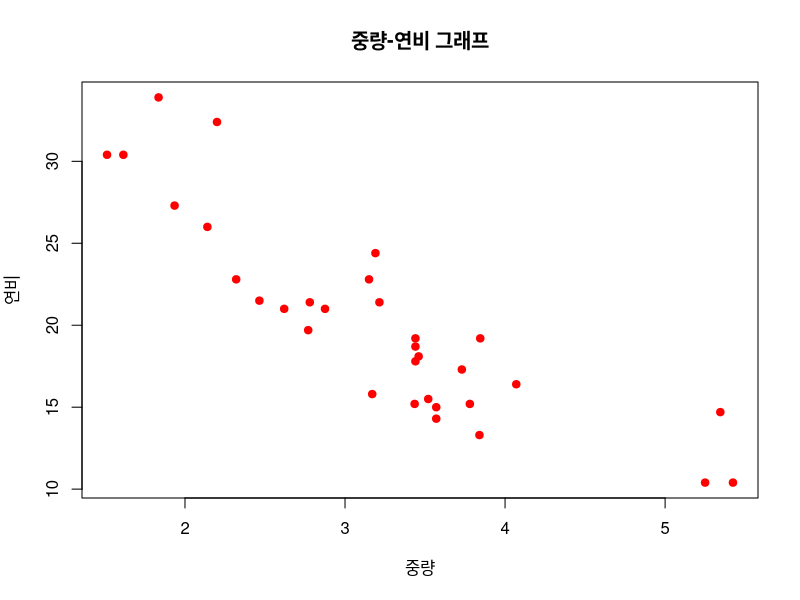
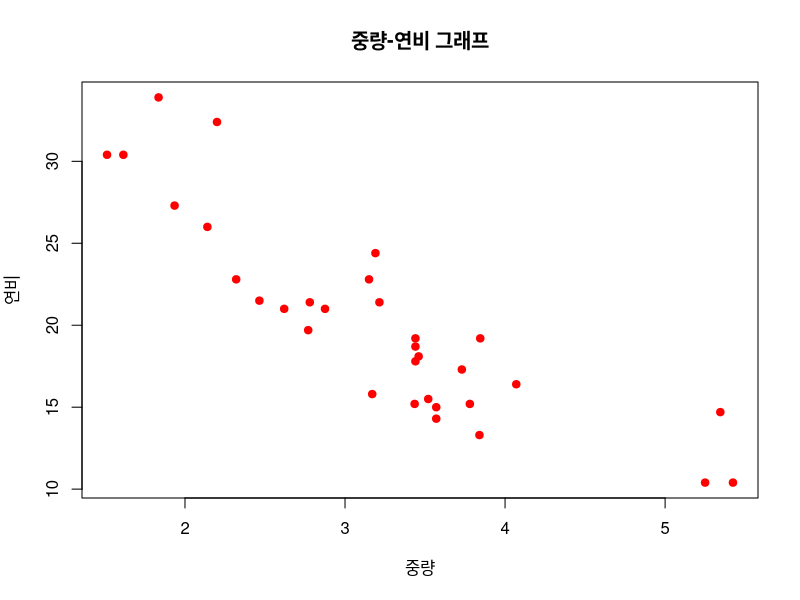
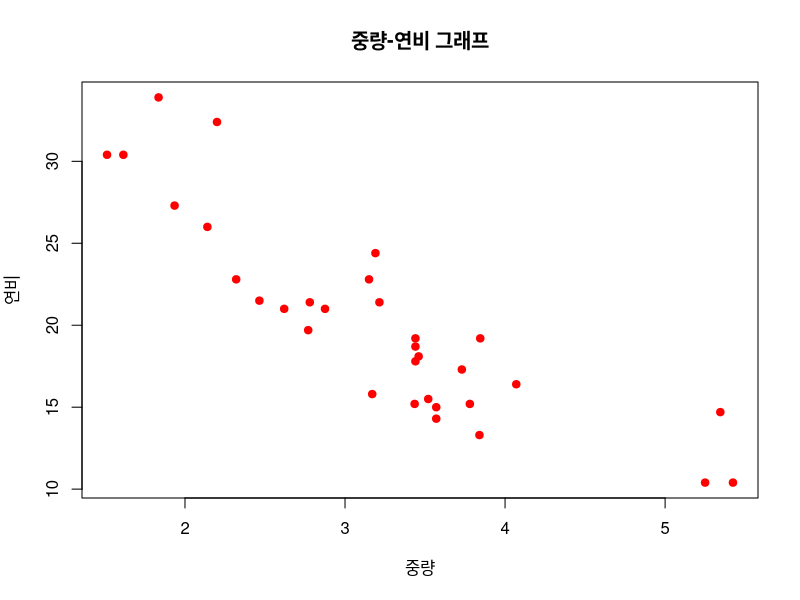
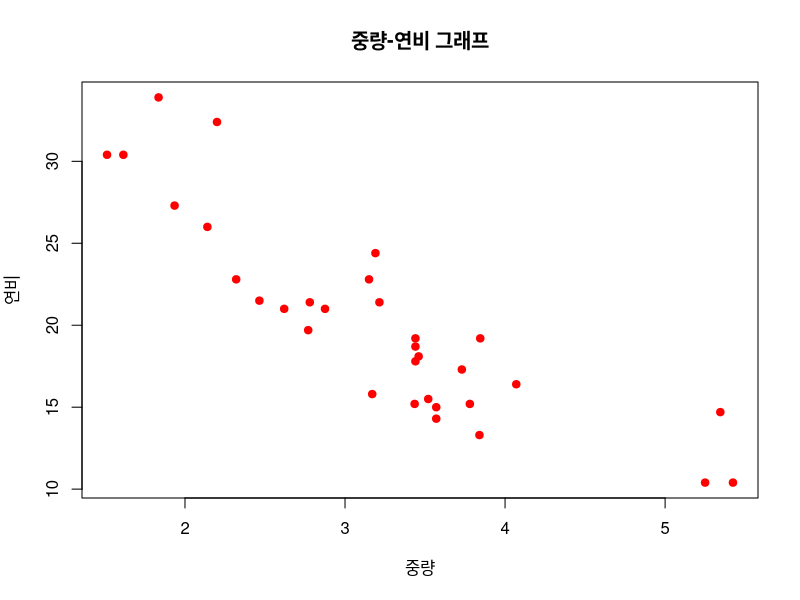
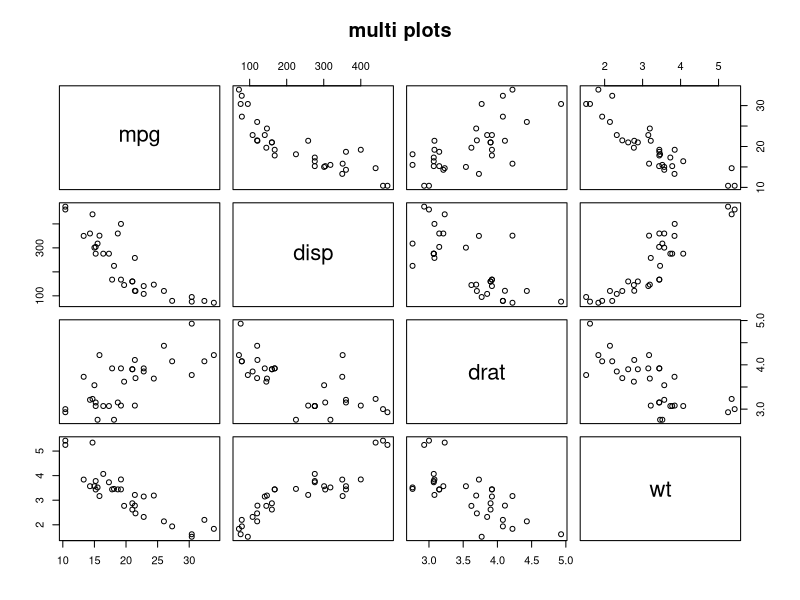
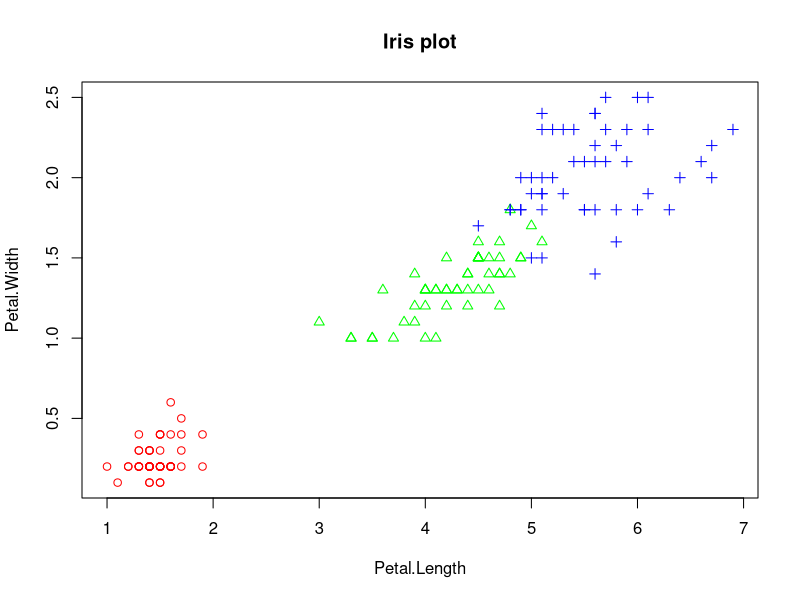
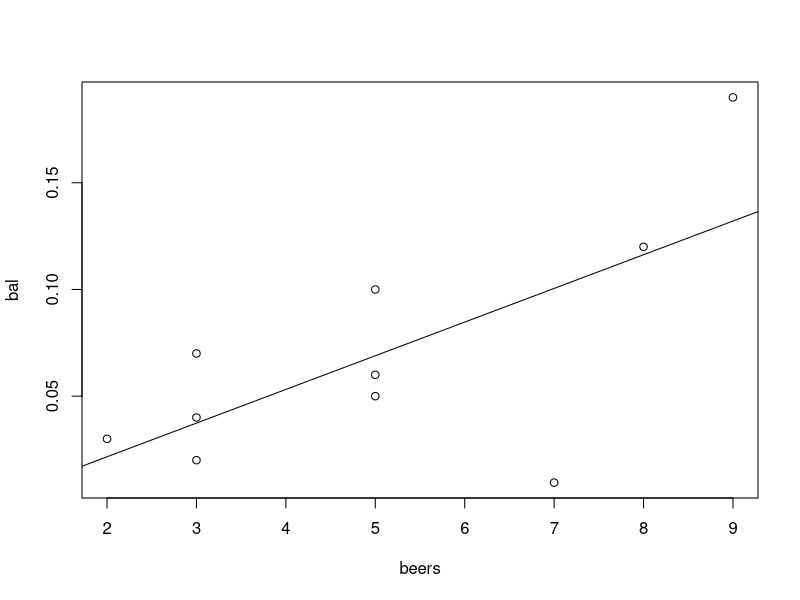
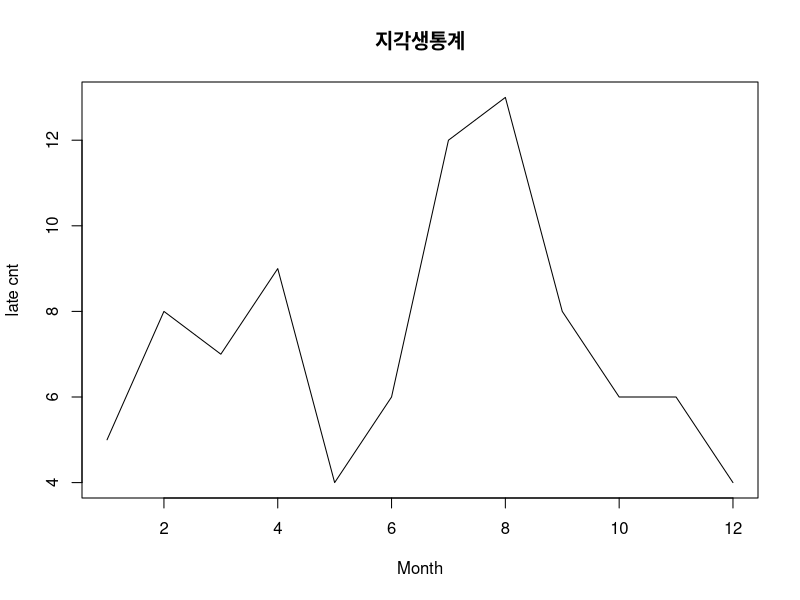

Recreate these plots in R, in order.
#
#6일차
#
#다중변수 자료 탐색
#두 변수 사이의 산점도
#산점도(scatter plot) - 2변수로 구성된 자료의 분포를 알아보는 그래프 관측값들의 분포를 통해 2변수 사이의 관계 파악

wt <- mtcars$wt
mpg <- mtcars$mpg
plot(wt, mpg, main = "중량-연비 그래프",
     xlab='중량', ylab='연비',
     col="red", pch=19)
plot(mpg~wt,data=mtcars, main = "중량-연비 그래프",
     xlab='중량', ylab='연비',
     col="red", pch=19)                                       #범위설정 다른 방법1
plot(mtcars$wt, mtcars$mpg, main = "중량-연비 그래프",
     xlab='중량', ylab='연비',
     col="red", pch=19)                                       #범위설정 다른 방법2
plot(mtcars[,c('wt','mpg')], main = "중량-연비 그래프",
     xlab='중량', ylab='연비',
     col="red", pch=19)                                       #범위설정 다른 방법3

#여러 변수들간의 산점도
vars <- c("mpg", "disp","drat","wt")
target <- mtcars[,vars]
head(target)
pairs(target, main= "multi plots")

#그룹정보가 있는 두변수의 산점도
iris.2 <- iris[,3:4]
point <- as.numeric(iris$Species)
point
color <- c('red','green','blue')
plot(iris.2,main = "Iris plot", pch=c(point),col=color[point])

#상관분석
beers <- c(5, 2, 9, 8, 3, 7, 3, 5, 3, 5)
bal <- c(0.1, 0.03, 0.19, 0.12, 0.04, 0.0095, 0.07, 0.06, 0.02, 0.05)
tbl <- data.frame(beers,bal)
tbl
plot(bal~beers,data=tbl)            #산점도
res <- lm(bal~beers, data = tbl)    #회귀식
res

abline(res)
cor(tbl[,1:2])                      #상관계수
cor(iris[,1:4])                     #다변량 상관 계수

#상관분석 순서
#
#1.상관분석 대상 변수선정
#2.산점도 작성(관측값 분포 확인): plot()
#3.회귀식 도출: lm()
  # (회귀식: 두 변수의 선형관계를 가장 잘 나타낼수 있는 선의 식)
  # (y = xw + b)
# 4회귀선을 산점도에 표시: abline()
  # (회귀선: 관측값들의 추세를 가장 잘 나타낼 수 있는 선)
# 5.상관계수 계산 : cor()
# 6.상관분석 결과 해석

#시계열 Data- 선그래프
month <- 1:12
late <- c(5,8,7,9,4,6,12,13,8,6,6,4)
plot(month, late, main='지각생통계',
     type='l', lty=1, lwd=1,
     xlab='Month', ylab="late cnt")
plot(month, late, main='지각생통계',
     type='b', lty=1, lwd=1,
     xlab='Month', ylab="late cnt")
plot(month, late, main='지각생통계',
     type='o', lty=1, lwd=1,
     xlab='Month', ylab="late cnt")
plot(month, late, main='지각생통계',
     type='s', lty=1, lwd=1,
     xlab='Month', ylab="late cnt")

#복수의 선 그래프
late1 <- c(5,8,7,9,4,6,12,13,8,6,6,4)
late2 <- c(4,6,5,8,7,8,10,11,6,5,7,3)

plot(month, late1, main='지각생통계',
     type='b', lty=1, col="red",
     xlab='Month', ylab="late cnt")
lines(month, late2, type = "b", col="blue")

#자료 탐색 실습- 탐색적 데이터 분석

#0단계 : 문제 정의
#1단계 : 분석 대상 데이터셋 준비
#         BostonHousing 데이터셋(mlbench pac.)
install.packages("mlbench")
library(mlbench)
data("BostonHousing")
#crim : 1인당 범죄율
#rm : 주택1가구당 방수
#dis : 보스턴 5개 지역센터까지의 거리
#tax : 재산세율
#medv : 주택가격
class(BostonHousing)
dim(BostonHousing)
str(BostonHousing)
head(BostonHousing)
tail(BostonHousing)

myds <- BostonHousing[ , c('crim','rm','dis','tax','medv')]

#2단계: 파생변수 추가 : grp변수 추가(주택가격상중하)
grp <- c()
for(i in 1:nrow(myds)){
  if (myds$medv[i]>=25.0){
    grp[i] <- 'H'
  }else if(myds$medv[i]<=17.0){
    grp[i] <- 'L'
  }else{
    grp[i] <- 'M'
  }
}
grp <- factor(grp)
grp <- factor(grp,levels=c('H',"M","L"))
myds <- data.frame(myds, grp)
head(myds)

#3단계 : 데이터 세의 형태와 기본적인 내용 파악
str(myds)
head(myds)
table(myds$grp)

#4단계 : 히스토그램에 의한 관측값의 분포 확인
par(mfrow=c(2,3))
for(i in 1:5){
  hist(myds[,i],
       main=colnames(myds)[i],
       col='yellow')
}
par(mfrow=c(1,1))

#5단계 : 상자그림에 의한 관측값의 분포 확인
par(mfrow=c(2,3))
for(i in 1:5){
  boxplot(myds[,i],
       main=colnames(myds)[i])
}
par(mfrow=c(1,1))

#6단계 : 그룹별 관측값 분포 확인
boxplot(myds$crim~myds$grp,
        main= "1인당 범죄율")
boxplot(myds$rm~myds$grp,
        main= "방의개수")

#7단계 : 다중 산점도를 통한 변수 간 상관 관계 확인
pairs(myds[,-6])

#8단계 : 그룹 정보를 포함한 변수 간 상관 관계확인
point <- as.integer(myds$grp)
color <-  c('red','green','blue')
pairs(myds[,-6], pch=point,
      col= color[point])

#9단계 : 변수 간 상관계수 확인
cor(myds[,-6])
